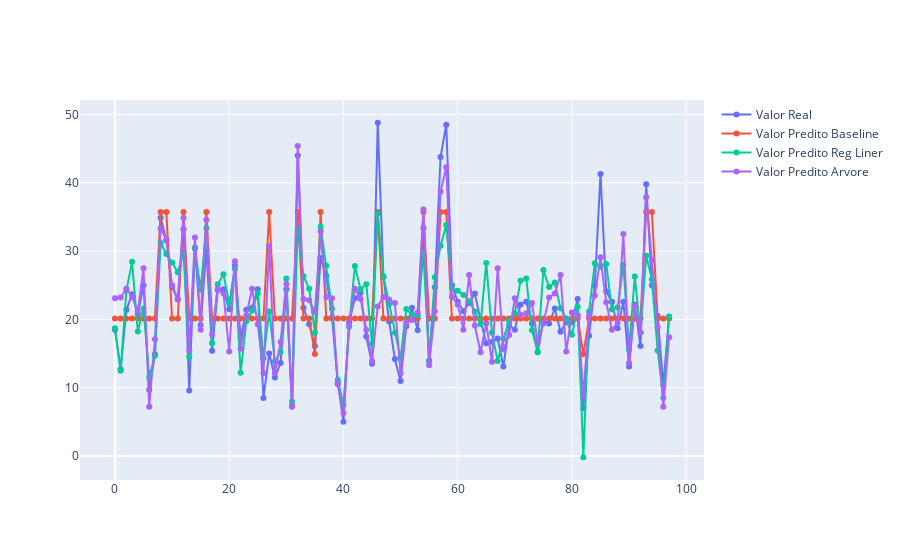

Source (notebook cell):
### Code cell
import plotly.graph_objects as go

# cria uma figura
fig = go.Figure()

# Linha com os dados de teste
fig.add_trace(go.Scatter(x=df_results.index,
                         y=df_results.valor_real,
                         mode='lines+markers',
                         name='Valor Real'))

# Linha com os dados de teste
fig.add_trace(go.Scatter(x=df_results.index,
                         y=df_results.valor_predito_baseline,
                         mode='lines+markers',
                         name='Valor Predito Baseline'))


# Linha com os dados de teste
fig.add_trace(go.Scatter(x=df_results.index,
                         y=df_results.valor_predito_reg_linear,
                         mode='lines+markers',
                         name='Valor Predito Reg Liner'))

# Linha com os dados preditos
fig.add_trace(go.Scatter(x=df_results.index,
                         y=df_results.valor_predito_arvore,
                         mode='lines+markers',
                         name='Valor Predito Arvore'))
# Plota a figura
fig.show()
